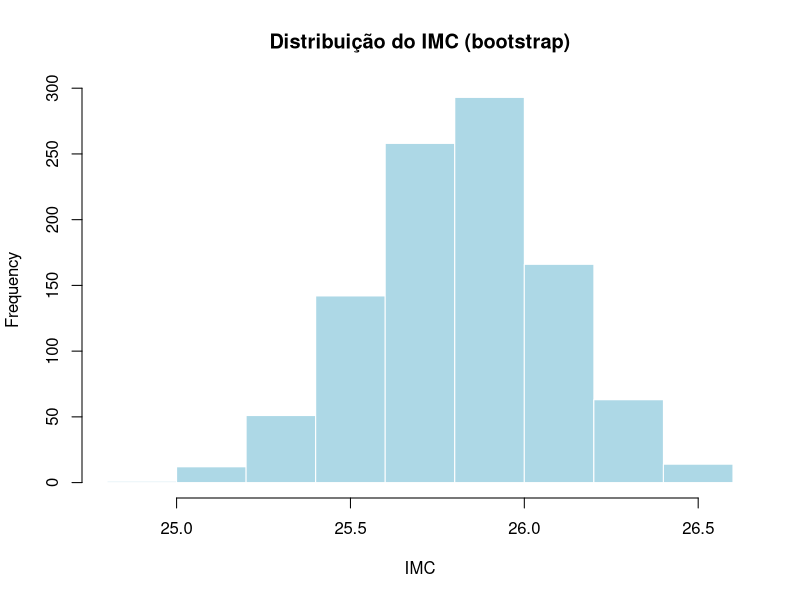

The R source for this figure:
# =====================================================================
# Lista 5 – Criando funções no R  (Algoritmos p/ Ciências Atuariais)
# Resolução comentada
# =====================================================================
# MOLDE DE TODA FUNÇÃO:
#   nome = function(argumentos){
#     ...contas...
#     return(resultado)        # ou list(a=..., b=...) para devolver vários
#   }
# =====================================================================


# ---------------------------------------------------------------------
# 1) Entrada dos dados
# ---------------------------------------------------------------------
setwd("C:/Users/DELL/Documents/Projetos/Giuliano/Exercicios")   # sua pasta

dados1 = read.table("dados1.csv", header = TRUE, sep = ";", na.strings = "NA")
names(dados1) = tolower(names(dados1))      # deixa os nomes minúsculos: altura, peso...

dados1 = read.table("dados1.csv", header = TRUE, sep = ";", dec = ",", na.strings = "NA")

names(dados1) = tolower(names(dados1))

# Se o read.table der problema, apague as linhas acima e use os dados digitados:
# dados1 = data.frame(
#   altura = c(1.80,1.62,1.70,1.55,1.89,1.66,1.69,1.74,1.72,1.78,1.81,1.64,1.85,1.77,1.70),
#   peso   = c(85,68,71,66,92,65,72,78,74,85,88,70,84,83,78),
#   idade  = c(25,40,45,38,26,27,28,36,32,35,41,26,33,37,30),
#   sexo   = c("M","F","F","F","M","M","F","M","F","M","M","F","M","M","F"))

str(dados1)


# ---------------------------------------------------------------------
# 2) Função de sumário
#    Ideia: uma função que resume UM vetor; depois aplica em cada coluna.
# ---------------------------------------------------------------------
sumario = function(x){
  media = mean(x)
  dp    = sd(x)
  vari  = var(x)
  cv    = dp / media * 100              # CV em %
  p5    = quantile(x, 0.05)
  p95   = quantile(x, 0.95)
  res = c(media = media, dp = dp, variancia = vari,
          cv = cv, p5 = unname(p5), p95 = unname(p95))
  return(res)
}

# aplicando só nas colunas numéricas (sexo fica de fora)
quant = dados1[, sapply(dados1, is.numeric)]
round(sapply(quant, sumario), 3)

# Versão "for" (o professor às vezes pede sem sapply):
sumario_df = function(df){
  df  = df[, sapply(df, is.numeric)]
  tab = matrix(NA, nrow = 6, ncol = ncol(df))
  for(j in 1:ncol(df)){
    tab[, j] = sumario(df[, j])
  }
  rownames(tab) = c("media","dp","variancia","cv(%)","p5","p95")
  colnames(tab) = names(df)
  return(tab)
}
round(sumario_df(dados1), 3)


# ---------------------------------------------------------------------
# 3) IMC = peso / altura^2
# ---------------------------------------------------------------------
imc = function(peso, altura){
  return(peso / altura^2)
}
dados1$imc = imc(dados1$peso, dados1$altura)   # funciona vetorizado
dados1


# ---------------------------------------------------------------------
# 4) Normalização:  (x - min) / (max - min)   -> resultado entre 0 e 1
# ---------------------------------------------------------------------
normaliza = function(x){
  (x - min(x)) / (max(x) - min(x))
}
sapply(dados1[, c("altura","peso","idade")], normaliza)


# ---------------------------------------------------------------------
# 5) Padronização:  Z = (x - média) / desvio padrão  -> média 0, dp 1
# ---------------------------------------------------------------------
padroniza = function(x){
  (x - mean(x)) / sd(x)
}
Z = sapply(dados1[, c("altura","peso","idade")], padroniza)
Z
round(colMeans(Z), 10)    # conferência: ~0
apply(Z, 2, sd)           # conferência: 1
# (o R já tem pronto: scale(x) — bom para conferir na prova)


# ---------------------------------------------------------------------
# 6) Função simula incrementada
#    Antes: devolvia só o vetor de médias.
#    Agora: guarda cada amostra numa linha de uma matriz N x n
#    e devolve as DUAS coisas numa lista.
# ---------------------------------------------------------------------
simula = function(x, N){
  # x é um vetor
  # N é o nº de amostras c/ reposição
  n   = length(x)
  am  = NULL
  mat = matrix(NA, nrow = N, ncol = n)     # linhas = simulações
  for(i in 1:N){
    s        = sample(x, n, replace = TRUE)
    mat[i, ] = s                           # guarda a amostra na linha i
    am[i]    = mean(s)
  }
  return(list(medias = am, amostras = mat))
}

set.seed(123)
r = simula(dados1$peso, 5)
r$medias
r$amostras
rowMeans(r$amostras)   # tem que bater com r$medias


# ---------------------------------------------------------------------
# 7) Bootstrap do IMC
#    ATENÇÃO: peso e altura são da MESMA pessoa -> sorteia os ÍNDICES
#    (as linhas), não peso e altura separadamente.
# ---------------------------------------------------------------------
simula_imc = function(peso, altura, N){
  n    = length(peso)
  imcs = NULL
  for(i in 1:N){
    id      = sample(1:n, n, replace = TRUE)       # sorteia pessoas
    imcs[i] = mean(peso[id] / altura[id]^2)        # IMC médio da amostra
  }
  hist(imcs, main = "Distribuição do IMC (bootstrap)",
       xlab = "IMC", col = "lightblue", border = "white")
  return(imcs)
}

set.seed(123)
v = simula_imc(dados1$peso, dados1$altura, 1000)
summary(v)


# ---------------------------------------------------------------------
# 8) Tábua de sobrevivência (vida)
#    Entrada: idades de início de cada faixa, óbitos e população.
#    Colunas:  nMx -> nqx -> lx -> ndx -> nLx -> Tx -> ex
# ---------------------------------------------------------------------
tabua = function(idade, obitos, pop, raiz = 100000){
  k  = length(idade)
  n  = c(diff(idade), NA)            # amplitude de cada faixa (última aberta)
  mx = obitos / pop                  # taxa central de mortalidade
  ax = n / 2                         # supõe óbitos no meio do intervalo
  
  qx = n * mx / (1 + (n - ax) * mx)  # prob. de morrer na faixa
  qx[k] = 1                          # última faixa: todos morrem
  
  lx = numeric(k)
  lx[1] = raiz
  for(i in 2:k){
    lx[i] = lx[i-1] * (1 - qx[i-1])  # sobreviventes
  }
  dx = lx * qx                       # óbitos da tábua
  
  Lx = numeric(k)
  for(i in 1:(k-1)){
    Lx[i] = n[i] * lx[i+1] + ax[i] * dx[i]   # anos vividos na faixa
  }
  Lx[k] = lx[k] / mx[k]              # faixa aberta
  
  Tx = rev(cumsum(rev(Lx)))          # soma de Lx daquela idade pra frente
  ex = Tx / lx                       # esperança de vida
  
  return(data.frame(idade, n, mx, qx, lx, dx, Lx, Tx, ex))
}

# Exemplo com dados fictícios (faixas quinquenais)
idade  = c(0, 1, seq(5, 80, 5))
pop    = c(1000, 4000, 5000, 5100, 5200, 5000, 4800, 4600, 4300, 4000,
           3600, 3200, 2800, 2300, 1800, 1300, 900, 900)
obitos = c(15, 2, 1, 1, 3, 5, 6, 7, 9, 12,
           16, 22, 30, 40, 52, 65, 75, 160)
tv = tabua(idade, obitos, pop)
print(round(tv, 4))
